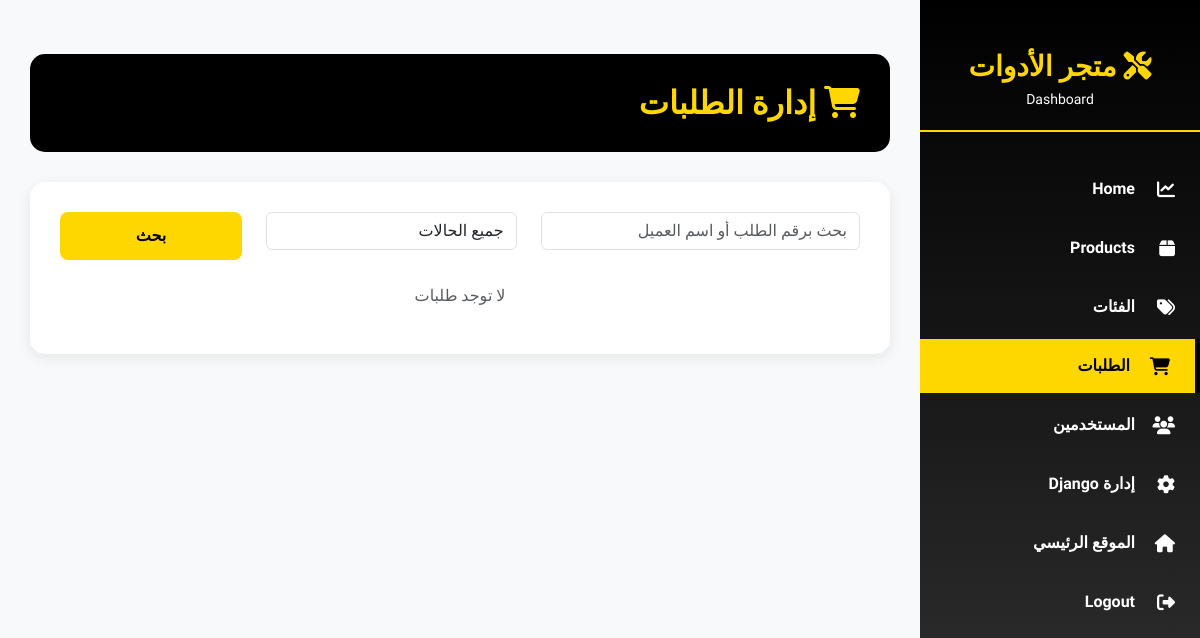
Before: /admin-panel/orders/ (signed in) with the older database file.
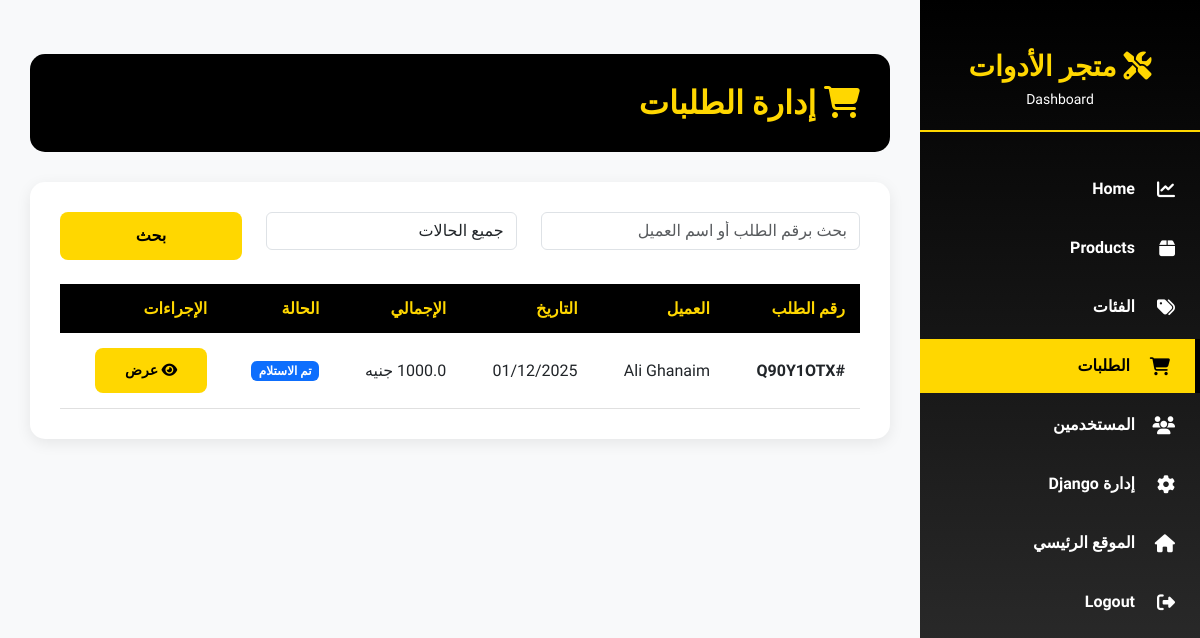
After: the same page with the newer database file.
### orders/models.py (models this page shows, shortened)
class Order(models.Model):
    user = models.ForeignKey(CustomUser, related_name='order_owner', on_delete=models.SET_NULL, blank=True, null=True)
    status = models.CharField(choices=ORDER_STATUS, max_length=20, default='Received')
    code = models.CharField(default=generate_code, max_length=20)
    order_time = models.DateTimeField(default=timezone.now)
    delivery_time = models.DateTimeField(blank=True, null=True)  # Fixed spelling
    coupon = models.ForeignKey('Coupon', related_name='order_coupon', on_delete=models.SET_NULL, blank=True, null=True)
    address = models.ForeignKey(OrderAddress, related_name='orders', on_delete=models.SET_NULL, null=True, blank=True)
    subtotal = models.FloatField('المجموع الفرعي', default=0)
    delivery_fee = models.FloatField('رسوم التوصيل', default=0)
    discount = models.FloatField('الخصم', default=0)
    total = models.FloatField('الإجمالي', blank=True, null=True)
    total_with_coupon = models.FloatField(blank=True, null=True)
    class Meta:
        ordering = ['-order_time']

class OrderAddress(models.Model):
    customer_name = models.CharField('اسم العميل', max_length=200)
    customer_phone = models.CharField('رقم الهات ف', max_length=15)
    customer_email = models.EmailField('البريد الإلكتروني', blank=True)
    governorate = models.CharField('المحافظة', max_length=100)
    city = models.CharField('المدينة', max_length=100, blank=True)
    address_line = models.TextField('العنوان بالتفصيل', max_length=500)
    notes = models.TextField('ملاحظات', blank=True, max_length=500)

### admin_panel/views.py (the view)
# urls.py: path('orders/', views.admin_orders_list, name='orders-list'),
@admin_required
def admin_orders_list(request):
    orders = Order.objects.all().order_by('-order_time')
    status = request.GET.get('status', '')
    if status:
        orders = orders.filter(status=status)
    search = request.GET.get('search', '')
    if search:
        orders = orders.filter(code__icontains=search) | orders.filter(address__customer_name__icontains=search)
    context = {
        'orders': orders,
        'search': search,
        'selected_status': status,
    }
    return render(request, 'admin_panel/orders_list.html', context)

### accounts/custom_context_processor.py (called while the page is built)
def custom_user_context(request):
    if request.user.is_authenticated:
        user = request.user
        return {
            'user': user,
        }
    return {}

### orders/cart_context_processor.py (called while the page is built)
def get_cart_data(request):
    if request.user.is_authenticated:
        cart, created = Cart.objects.get_or_create(user=request.user, status='Inprogress')
        cart_detail = CartDetail.objects.filter(cart=cart)
        return {'cart_data': cart, 'cart_detail_data': cart_detail}
    else:
        return {'cart_data': None, 'cart_detail_data': []}

### admin_panel/templates/admin_panel/orders_list.html (shortened to what this page needs)
{% extends 'admin_panel/base.html' %}
{% load i18n %}
{% block content %}
<div class="page-header">
 <h1>
  <i class="fas fa-shopping-cart">
  </i>
  {% trans "إدارة الطلبات" %}
 </h1>
</div>
<div class="content-card">
 <form class="row mb-4" method="GET">
  <div class="col-md-5">
   <input class="form-control" name="search" placeholder="{% trans "بحث برقم الطلب أو اسم العميل" %}" type="text" value="{{ search }}"/>
  </div>
  <div class="col-md-4">
   <select class="form-control" name="status">
    <option value="">
     {% trans "جميع الحالات" %}
    </option>
   </select>
  </div>
  <div class="col-md-3">
   <button class="btn-admin-primary w-100" type="submit">
    {% trans "بحث" %}
   </button>
  </div>
 </form>
 {% if orders %}
 <table class="admin-table">
  <thead>
   <tr>
    <th>
     {% trans "رقم الطلب" %}
    </th>
    <th>
     {% trans "العميل" %}
    </th>
    <th>
     {% trans "التاريخ" %}
    </th>
    <th>
     {% trans "الإجمالي" %}
    </th>
    <th>
     {% trans "الحالة" %}
    </th>
    <th>
     {% trans "الإجراءات" %}
    </th>
   </tr>
  </thead>
  <tbody>
   {% for order in orders %}
   <tr>
    <td>
     <strong>
      #{{ order.code }}
     </strong>
    </td>
    <td>
     {{ order.address.customer_name|default:"غير محدد" }}
    </td>
    <td>
     {{ order.order_time|date:"d/m/Y" }}
    </td>
    <td>
     {{ order.total }} جنيه
    </td>
    <td>
     {% if order.status == 'Received' %}
     <span class="badge bg-primary">
      {{ order.get_status_display }}
     </span>
     {% elif order.status == 'Processed' %}
     <span class="badge bg-warning">
      {{ order.get_status_display }}
     </span>
     {% elif order.status == 'Shipped' %}
     <span class="badge bg-info">
      {{ order.get_status_display }}
     </span>
     {% elif order.status == 'Delivered' %}
     <span class="badge bg-success">
      {{ order.get_status_display }}
     </span>
     {% endif %}
    </td>
    <td>
     <a class="btn btn-sm btn-admin-primary" href="{% url 'admin_panel:order-detail' order.code %}">
      <i class="fas fa-eye">
      </i>
      {% trans "عرض" %}
     </a>
    </td>
   </tr>
   {% endfor %}
  </tbody>
 </table>
 {% else %}
 <p class="text-center text-muted">
  {% trans "لا توجد طلبات" %}
 </p>
 {% endif %}
</div>
{% endblock %}

Changed rows visible on the page:
added Order: code "Q90Y1OTX", address.customer_name "Ali Ghanaim", order_time "01/12/2025", status "تم الاستلام"
Other visible differences:
text no longer shown: "لا توجد طلبات"
text now shown: "رقم الطلب العميل التاريخ الإجمالي الحالة الإجراءات"
